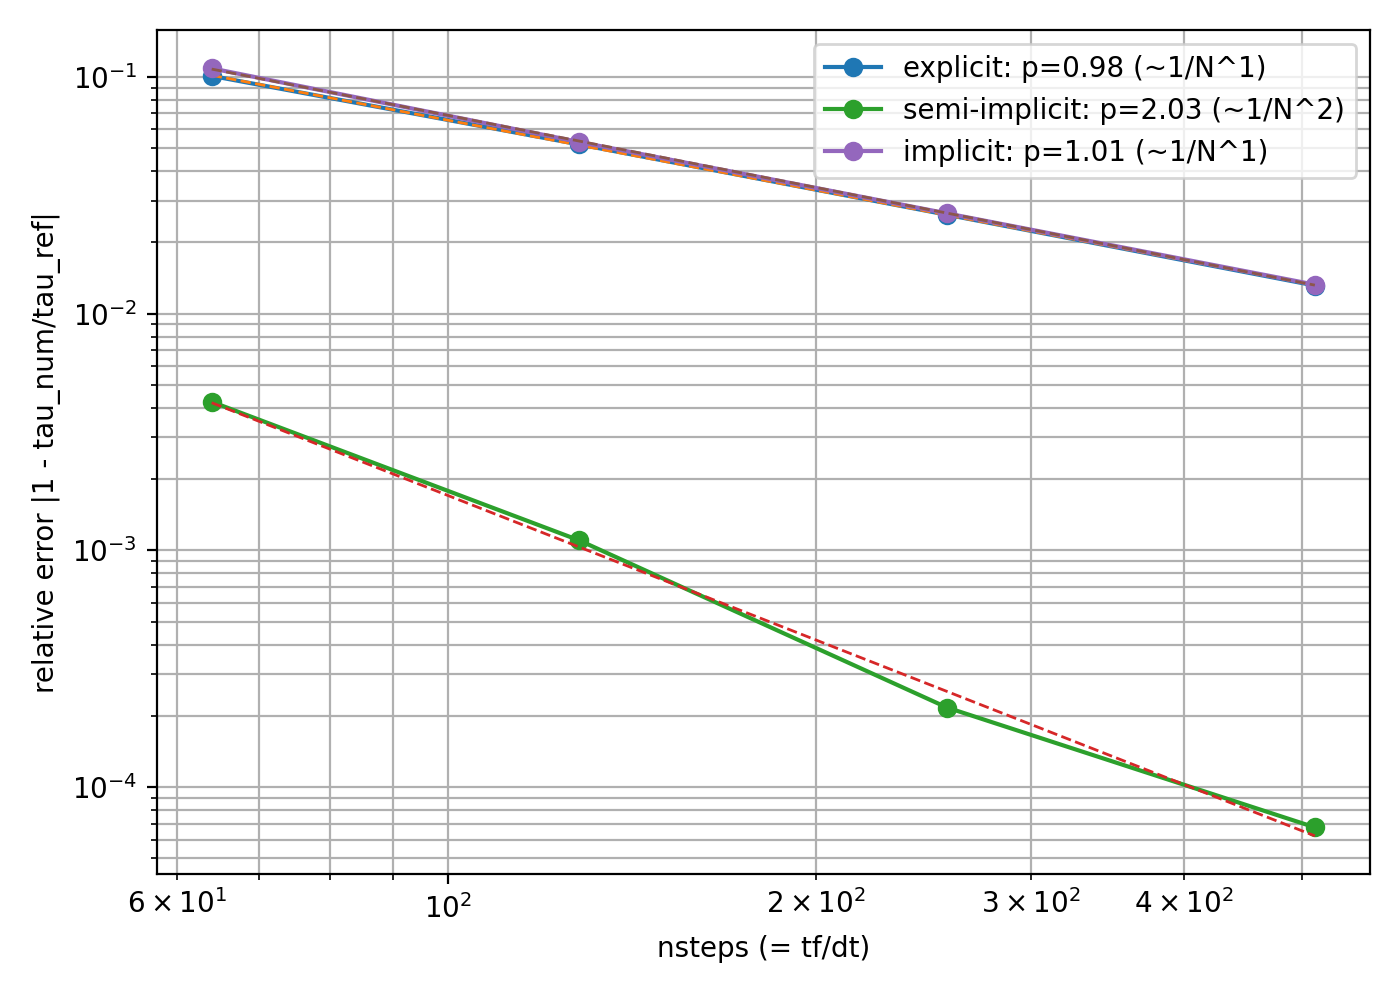

The Python source for this figure:
import os
import subprocess

import numpy as np
import matplotlib.pyplot as plt


# Parameters (part a)
tf = 32.0
g = 0.5
d = 0.01

engine = "engine.exe"
config = "configuration.in.example"

# tau definition: N(tau)/Ninf = Nr
Nr = 0.2

# Time steps to test
dt_list = tf / (2 ** np.arange(6, 10))
nsteps = (tf / dt_list).astype(int)


beta = np.sqrt(g * g + 4 * d)
Ninf = 0.5 * (g + beta)


def read_t_N(path):
    lines = open(path, "r").read().splitlines()
    data = np.loadtxt(lines[:-1])  # last line is "Total steps: ..."
    return data[:, 0], data[:, 1]


def tau_from_curve(t, N):
    ratio = N / Ninf

    # If we never reach Nr, tau is undefined
    if ratio[0] > Nr or ratio[-1] < Nr:
        return np.nan

    return float(np.interp(Nr, ratio, t))


def fit_order(x, y):
    a, b = np.polyfit(np.log(x), np.log(y), 1)
    p = -a
    yfit = np.exp(b) * x ** a
    return p, yfit


# Analytical reference for tau: use exact solution on a very fine time grid + interpolation
t_ref = np.linspace(0, tf, 200000)
N_exact = 2 * d * (1 - np.exp(-beta * t_ref)) / (beta - g + (beta + g) * np.exp(-beta * t_ref))
tau_ref = tau_from_curve(t_ref, N_exact)


methods = [
    ("explicit", 1.0),
    ("semi-implicit", 0.5),
    ("implicit", 0.0),
]

os.makedirs("conv_outputs_tau", exist_ok=True)

plt.figure(figsize=(7, 5))

for name, alpha in methods:
    tau_list = []

    for dt in dt_list:
        out = f"conv_outputs_tau/{name}_dt={dt:.15g}.out"

        cmd = (
            f".\\{engine} {config} "
            f"tf={tf} dt={dt:.15g} N0=0 g={g} d={d} alpha={alpha} "
            f"sampling=1 output={out}"
        )

        subprocess.run(cmd, shell=True, check=True)
        t, N = read_t_N(out)
        tau_list.append(tau_from_curve(t, N))

    tau_list = np.array(tau_list, dtype=float)

    # relative error on tau
    err = np.abs(1 - tau_list / tau_ref)
    ok = np.isfinite(err)
    err = np.maximum(err, 1e-300)

    if ok.sum() >= 2:
        p, yfit = fit_order(nsteps[ok], err[ok])
        p_round = int(round(p))
        plt.loglog(nsteps[ok], err[ok], "o-", label=f"{name}: p={p:.2f} (~1/N^{p_round})")
        plt.loglog(nsteps[ok], yfit, "--", linewidth=1)
    else:
        plt.loglog(nsteps[ok], err[ok], "o-", label=f"{name}: not enough points")


plt.xlabel("nsteps (= tf/dt)")
plt.ylabel("relative error |1 - tau_num/tau_ref|")
plt.grid(True, which="both")
plt.legend()
plt.tight_layout()
plt.savefig("convergence_tau.png", dpi=200)
print("Saved convergence_tau.png")
